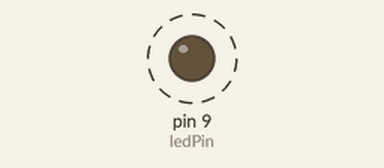
This sketch was run on a simulated Arduino Uno, built with avr-gcc and run on an emulated ATmega328P. Parts: output pins drawn as LEDs (lit = HIGH). Dashed ring = blinking.

Above: at 0.2 s.
Timing chart, 0 to 3.0 s (numbered marks = the images above):
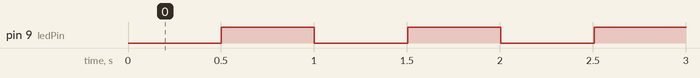

The sketch:

BlinkLedTimer.ino
```cpp
//測試millis()函式
unsigned long lastTime=0;
int interval=500;
const int ledPin=9;
bool ledState=LOW;
void setup(){
  Serial.begin(115200);
  pinMode(ledPin,OUTPUT);
}
void loop(){
  if(millis()-lastTime>interval){
    //ledState=!ledState;
    ledState^=1;
    digitalWrite(ledPin,ledState);
    lastTime=millis();
  }
}
```

Measured:
- by itself, pin 9 (ledPin): alternates HIGH for 0.50 s and LOW for 0.50 s
